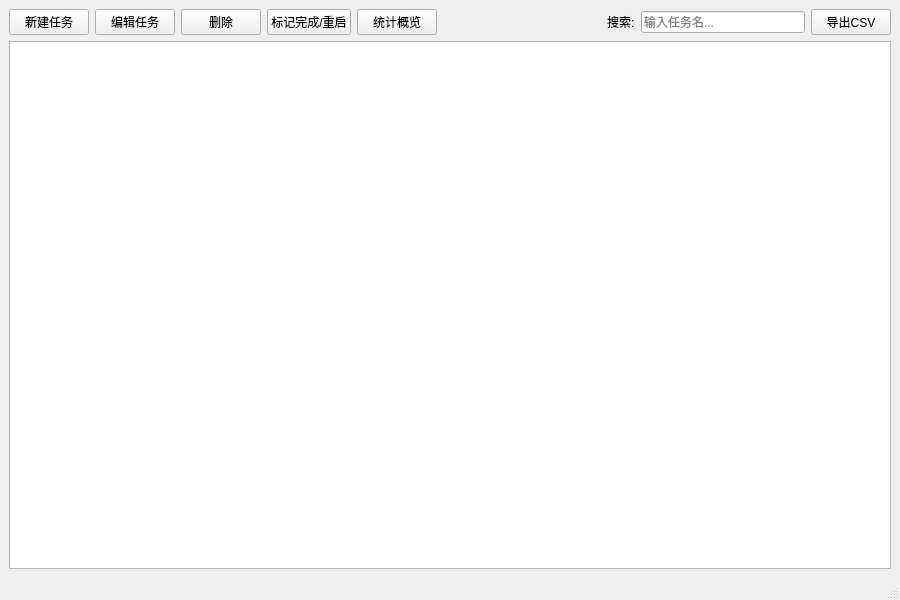
<?xml version="1.0" encoding="UTF-8"?>
<ui version="4.0">
 <class>MainWindow</class>
 <widget class="QMainWindow" name="MainWindow">
  <property name="geometry">
   <rect>
    <x>0</x>
    <y>0</y>
    <width>900</width>
    <height>600</height>
   </rect>
  </property>
  <property name="windowTitle">
   <string>任务管理系统</string>
  </property>
  <widget class="QWidget" name="centralwidget">
   <layout class="QVBoxLayout" name="verticalLayout">
    <item>
     <layout class="QHBoxLayout" name="toolLayout">
      <item>
       <widget class="QPushButton" name="btnAdd">
        <property name="text">
         <string>新建任务</string>
        </property>
       </widget>
      </item>
      <item>
       <widget class="QPushButton" name="btnEdit">
        <property name="text">
         <string>编辑任务</string>
        </property>
       </widget>
      </item>
      <item>
       <widget class="QPushButton" name="btnDel">
        <property name="text">
         <string>删除</string>
        </property>
       </widget>
      </item>
      <item>
       <widget class="QPushButton" name="btnStatus">
        <property name="text">
         <string>标记完成/重启</string>
        </property>
       </widget>
      </item>
      <item>
       <widget class="QPushButton" name="btnStats">
        <property name="text">
         <string>统计概览</string>
        </property>
       </widget>
      </item>
      <item>
       <spacer name="horizontalSpacer">
        <property name="orientation">
         <enum>Qt::Orientation::Horizontal</enum>
        </property>
        <property name="sizeHint" stdset="0">
         <size>
          <width>40</width>
          <height>20</height>
         </size>
        </property>
       </spacer>
      </item>
      <item>
       <widget class="QLabel" name="label">
        <property name="text">
         <string>搜索:</string>
        </property>
       </widget>
      </item>
      <item>
       <widget class="QLineEdit" name="searchEdit">
        <property name="placeholderText">
         <string>输入任务名...</string>
        </property>
       </widget>
      </item>
      <item>
       <widget class="QPushButton" name="btnExport">
        <property name="text">
         <string>导出CSV</string>
        </property>
       </widget>
      </item>
     </layout>
    </item>
    <item>
     <widget class="QTableView" name="tableView">
      <property name="alternatingRowColors">
       <bool>true</bool>
      </property>
      <property name="selectionMode">
       <enum>QAbstractItemView::SelectionMode::SingleSelection</enum>
      </property>
      <property name="selectionBehavior">
       <enum>QAbstractItemView::SelectionBehavior::SelectRows</enum>
      </property>
      <property name="sortingEnabled">
       <bool>true</bool>
      </property>
      <attribute name="horizontalHeaderStretchLastSection">
       <bool>true</bool>
      </attribute>
     </widget>
    </item>
   </layout>
  </widget>
  <widget class="QMenuBar" name="menubar">
   <property name="geometry">
    <rect>
     <x>0</x>
     <y>0</y>
     <width>900</width>
     <height>18</height>
    </rect>
   </property>
  </widget>
  <widget class="QStatusBar" name="statusbar"/>
 </widget>
 <resources/>
 <connections/>
</ui>
